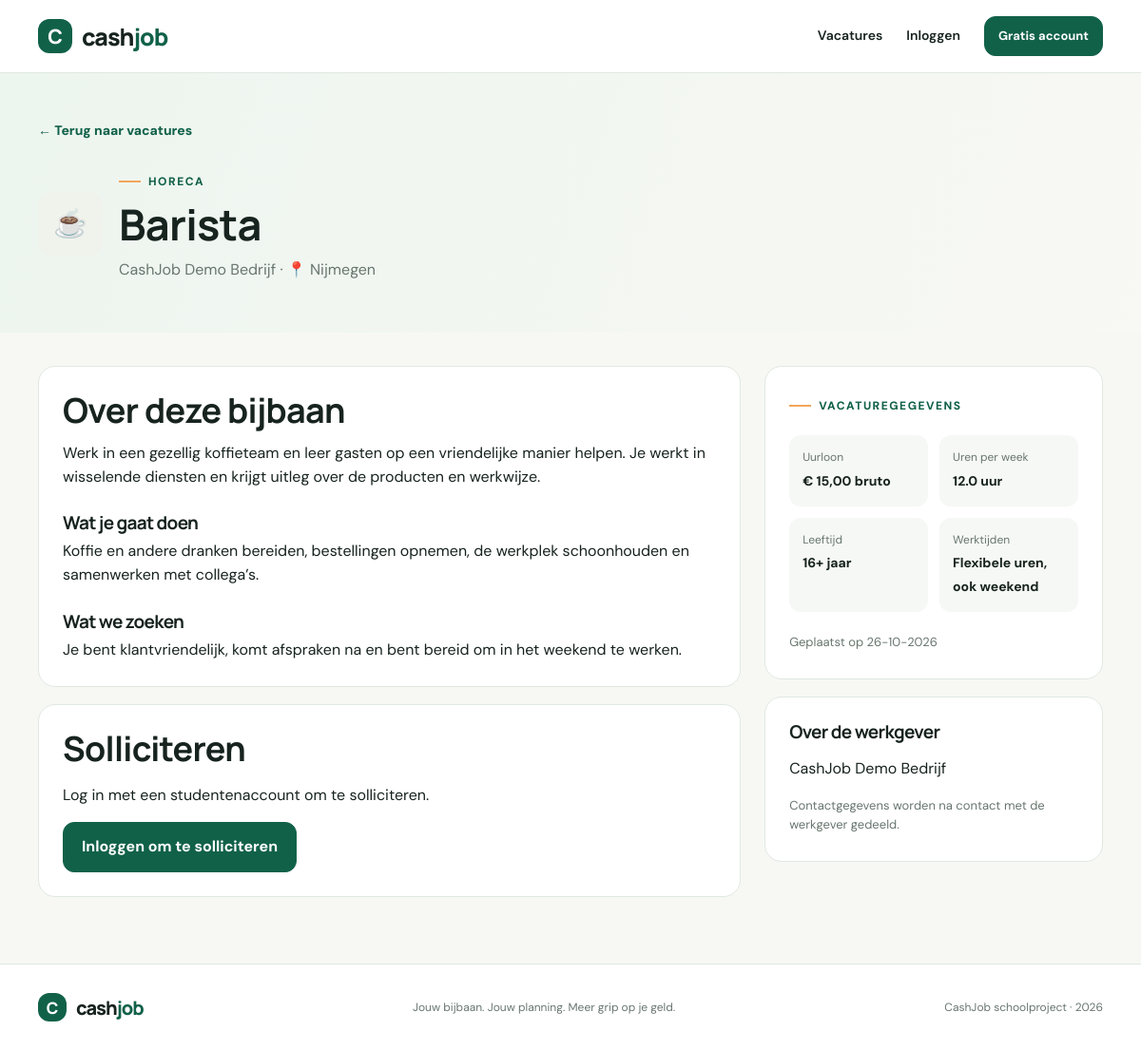
The page /vacature.php?id=1 on the database its author committed.
### tables this page shows
CREATE TABLE jobs (
  id INT UNSIGNED AUTO_INCREMENT PRIMARY KEY,
  employer_id INT UNSIGNED NOT NULL,
  title VARCHAR(120) NOT NULL,
  category ENUM('Horeca','Winkel','Zorg','Onderwijs','Kantoor','Overig') NOT NULL,
  location VARCHAR(120) NOT NULL,
  hourly_wage DECIMAL(7,2) NOT NULL,
  hours_per_week DECIMAL(4,1) NOT NULL,
  min_age TINYINT UNSIGNED NOT NULL DEFAULT 16,
  max_age TINYINT UNSIGNED DEFAULT NULL,
  schedule VARCHAR(150) DEFAULT NULL,
  description TEXT NOT NULL,
  responsibilities TEXT DEFAULT NULL,
  requirements TEXT DEFAULT NULL,
  icon VARCHAR(12) DEFAULT '💼',
  status ENUM('published','closed') NOT NULL DEFAULT 'published',
  created_at TIMESTAMP NOT NULL DEFAULT CURRENT_TIMESTAMP,
  CONSTRAINT fk_jobs_employer FOREIGN KEY (employer_id) REFERENCES users(id) ON DELETE CASCADE,
  INDEX idx_jobs_search (status, category, location),
  INDEX idx_jobs_wage (hourly_wage)
);

CREATE TABLE users (
  id INT UNSIGNED AUTO_INCREMENT PRIMARY KEY,
  name VARCHAR(100) NOT NULL,
  email VARCHAR(190) NOT NULL UNIQUE,
  password_hash VARCHAR(255) NOT NULL,
  role ENUM('student','werkgever') NOT NULL DEFAULT 'student',
  company_name VARCHAR(150) DEFAULT NULL,
  created_at TIMESTAMP NOT NULL DEFAULT CURRENT_TIMESTAMP
);

### includes/functions.php (called while the page is built, shortened)
<?php
function e(?string $value): string {
    return htmlspecialchars($value ?? '', ENT_QUOTES | ENT_SUBSTITUTE, 'UTF-8');
}
function is_logged_in(): bool {
    return isset($_SESSION['user_id']);
}
function euro(float|string|null $amount): string {
    return '€ ' . number_format((float) $amount, 2, ',', '.');
}

### vacature.php (the view, shortened to what this page needs)
<?php
require_once __DIR__ . '/config/database.php';
require_once __DIR__ . '/includes/functions.php';
$id = filter_input(INPUT_GET, 'id', FILTER_VALIDATE_INT);
$stmt=$pdo->prepare("SELECT j.*,u.company_name,u.name AS employer_name,u.email AS employer_email FROM jobs j JOIN users u ON u.id=j.employer_id WHERE j.id=? AND j.status='published'");
$stmt->execute([$id]); $job=$stmt->fetch();
$success='';$error='';
include __DIR__ . '/includes/header.php';
?>
<section class="page-intro"><div class="container"><a class="text-link" href="vacatures.php">← Terug naar vacatures</a><div class="detail-top" style="margin-top:25px"><div class="job-logo"><?= e($job['icon'] ?: '💼') ?></div><div><span class="eyebrow"><?= e($job['category']) ?></span><h1 class="detail-title"><?= e($job['title']) ?></h1><p><?= e($job['company_name'] ?: $job['employer_name']) ?> · 📍 <?= e($job['location']) ?></p></div></div></div></section>
<section class="content-section"><div class="container two-column"><div>
<div class="panel"><h2>Over deze bijbaan</h2><div class="prose"><?= nl2br(e($job['description'])) ?></div><h3 style="margin-top:25px">Wat je gaat doen</h3><div class="prose"><?= nl2br(e($job['responsibilities'] ?: 'De precieze werkzaamheden bespreekt de werkgever tijdens het sollicitatieproces.')) ?></div><h3 style="margin-top:25px">Wat we zoeken</h3><div class="prose"><?= nl2br(e($job['requirements'] ?: 'Controleer de leeftijdsvoorwaarden en bespreek je beschikbaarheid met de werkgever.')) ?></div></div>
<div class="panel"><h2>Solliciteren</h2><?php if($success): ?><div class="form-success"><?= e($success) ?></div><?php elseif($error): ?><div class="form-error"><?= e($error) ?></div><?php endif; ?>
<?php if(!is_logged_in()): ?><p>Log in met een studentenaccount om te solliciteren.</p><a class="button" href="login.php?redirect=<?= urlencode('vacature.php?id='.$id) ?>">Inloggen om te solliciteren</a>
<?php elseif(($_SESSION['user_role']??'')==='werkgever'): ?><p>Je bent ingelogd als werkgever. Gebruik je dashboard om vacatures te beheren.</p><?php endif; ?></div>
</div><aside><div class="panel"><span class="eyebrow">Vacaturegegevens</span><div class="detail-facts"><div class="fact"><span>Uurloon</span><strong><?= euro($job['hourly_wage']) ?> bruto</strong></div><div class="fact"><span>Uren per week</span><strong><?= e($job['hours_per_week']) ?> uur</strong></div><div class="fact"><span>Leeftijd</span><strong><?= (int)$job['min_age'] ?>+ jaar<?= $job['max_age']?' tot '.(int)$job['max_age']:'' ?></strong></div><div class="fact"><span>Werktijden</span><strong><?= e($job['schedule'] ?: 'In overleg') ?></strong></div></div><p class="job-meta">Geplaatst op <?= date('d-m-Y',strtotime($job['created_at'])) ?></p><?php if(is_logged_in() && current_user()['role']==='student'): ?><a class="button button-outline" style="width:100%;margin-top:12px" href="opslaan.php?id=<?= (int)$job['id'] ?>">♡ Vacature opslaan</a><?php endif; ?></div><div class="panel"><h3>Over de werkgever</h3><p><?= e($job['company_name'] ?: $job['employer_name']) ?></p><p class="job-meta">Contactgegevens worden na contact met de werkgever gedeeld.</p></div></aside></div></section>
<?php include __DIR__ . '/includes/footer.php'; ?>

### assets/style.css (style rules this page uses)
:root { --green:#116149;--green-dark:#0a4535;--mint:#e8f4ee;--cream:#f7f8f4;--ink:#17231e;--muted:#68766f;--line:#e1e8e2;--white:#fff;--orange:#f3a65a;--shadow:0 16px 45px rgba(22,52,39,.08) }
* { box-sizing:border-box }
html { scroll-behavior:smooth }
body { margin:0;background:var(--cream);color:var(--ink);font-family:'DM Sans',Arial,sans-serif;line-height:1.55 }
a { color:inherit;text-decoration:none }
button,.button { cursor:pointer }
.container { width:min(1120px,calc(100% - 40px));margin:0 auto }
.button { display:inline-flex;align-items:center;justify-content:center;gap:8px;border:1px solid var(--green);border-radius:12px;background:var(--green);color:white;padding:13px 19px;font-weight:700;transition:.2s }
.eyebrow { display:inline-flex;align-items:center;gap:8px;color:var(--green);font-size:12px;font-weight:800;letter-spacing:1.5px;text-transform:uppercase }
.eyebrow:before { content:"";width:23px;height:2px;background:var(--orange) }
h1,h2,h3 { font-family:Manrope,'DM Sans',sans-serif;line-height:1.16;letter-spacing:-.7px }
h1 { font-size:clamp(38px,5vw,62px);margin:18px 0 }
h2 { font-size:clamp(26px,3vw,36px);margin:0 0 12px }
h3 { font-size:19px;margin:0 0 7px }
.job-logo { width:52px;height:52px;border-radius:15px;display:grid;place-items:center;background:#f0f3eb;font-size:24px }
.text-link { color:var(--green);font-weight:800;font-size:14px }
.job-meta { font-size:13px;color:var(--muted);margin:3px 0 }
.page-intro { padding:48px 0 30px;background:linear-gradient(110deg,#edf5ef,#f8f8f4) }
.page-intro h1 { font-size:clamp(32px,4vw,45px);margin:10px 0 }
.page-intro p { color:var(--muted);margin:0;max-width:650px }
.content-section { padding:35px 0 70px }
.two-column { display:grid;grid-template-columns:minmax(0,1.35fr) minmax(280px,.65fr);gap:25px;align-items:start }
.panel { background:white;border:1px solid var(--line);border-radius:18px;padding:25px }
.panel + .panel { margin-top:18px }
.detail-top { display:flex;gap:17px;align-items:center;margin-bottom:23px }
.detail-top .job-logo { width:68px;height:68px;font-size:29px }
.detail-title { font-size:30px;margin:0 0 7px }
.detail-facts { display:grid;grid-template-columns:repeat(2,1fr);gap:12px;margin:22px 0 }
.fact { padding:14px;background:#f6f8f5;border-radius:12px }
.fact span { display:block;color:var(--muted);font-size:12px;margin-bottom:3px }
.fact strong { font-size:14px }

### rows shown on the page
jobs: icon "☕", category "HORECA", title "Barista", employer.company_name "CashJob Demo Bedrijf", location "Nijmegen", description "Werk in een gezellig koffieteam en leer gasten op een vriendelijke manier helpen. Je werkt in wisselende diensten en krijgt uitleg over de producten en werkwijze.", responsibilities "Koffie en andere dranken bereiden, bestellingen opnemen, de werkplek schoonhouden en samenwerken met collega’s.", requirements "Je bent klantvriendelijk, komt afspraken na en bent bereid om in het weekend te werken.", hourly_wage "€ 15,00", hours_per_week "12.0", min_age "16", schedule "Flexibele uren, ook weekend", created_at "26-10-2026"
